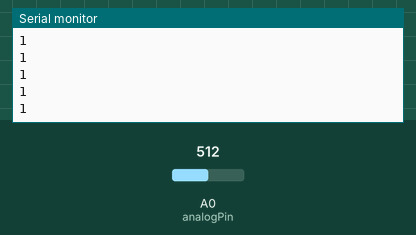
The sketch below on a simulated Arduino Uno, built with avr-gcc and run on an emulated ATmega328P. On the bench: the last lines printed to the serial monitor. The test bench sets the inputs (shaded band); at power-on: A0 (analogPin) = 512.

Above: at 1.2 s.
1.3 s: A0 (analogPin) set to 716
At 2.1 s:
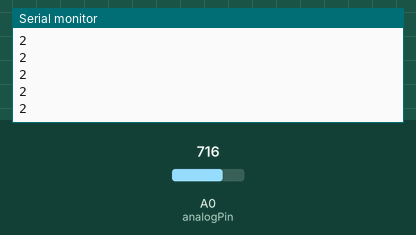
2.8 s: A0 (analogPin) set to 900
At 3.5 s:
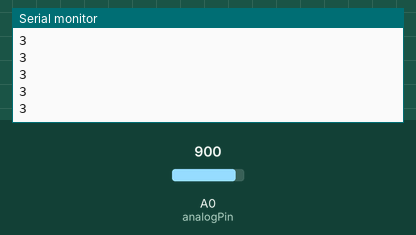
Timing chart, 0 to 5.8 s (numbered marks = the images above; inputs shaded):
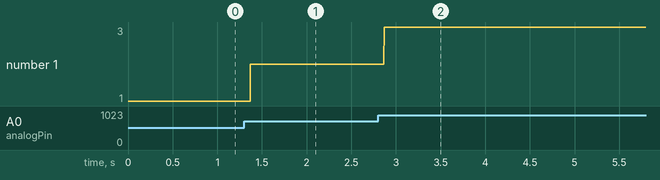

Measured:
- after the input at 1.3 s, the serial monitor: prints a new line after 0.07 s (image 1)
- after the input at 2.8 s, the serial monitor: prints a new line after 0.07 s (image 2)
- plotted number 1: 1 → 2 after the input at 1.3 s, 2 → 3 after the input at 2.8 s

The sketch:

analog_read.ino
```cpp
int analogPin = 0;     // potentiometer wiper (middle terminal) connected to analog pin 3
                       // outside leads to ground and +5V
int val = 0;           // variable to store the value read
int val2=0;

void setup()
{
  Serial.begin(9600);              //  setup serial
}

void loop()
{
  val = analogRead(analogPin);     // read the input pin
  val2=(val*5)/1024 - 1,66 ;
  Serial.println(val2);             // debug value
}
```
